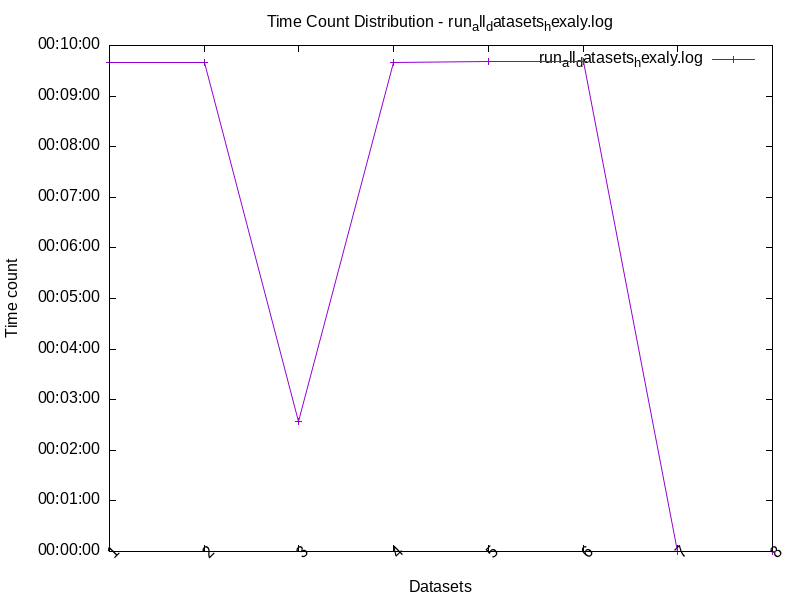

gnuplot code for this plot:
set terminal png size 800,600
set output 'run_all_datasets_hexaly.log.png'
set title 'Time Count Distribution - run_all_datasets_hexaly.log'
set xlabel 'Datasets'
set ylabel 'Time count'
set xtics rotate by 45
set ydata time
set timefmt "%H:%M:%S"
set format y "%H:%M:%S"
plot 'run_all_datasets_hexaly.log.dat' using 2:1 with linespoints title 'run_all_datasets_hexaly.log'
